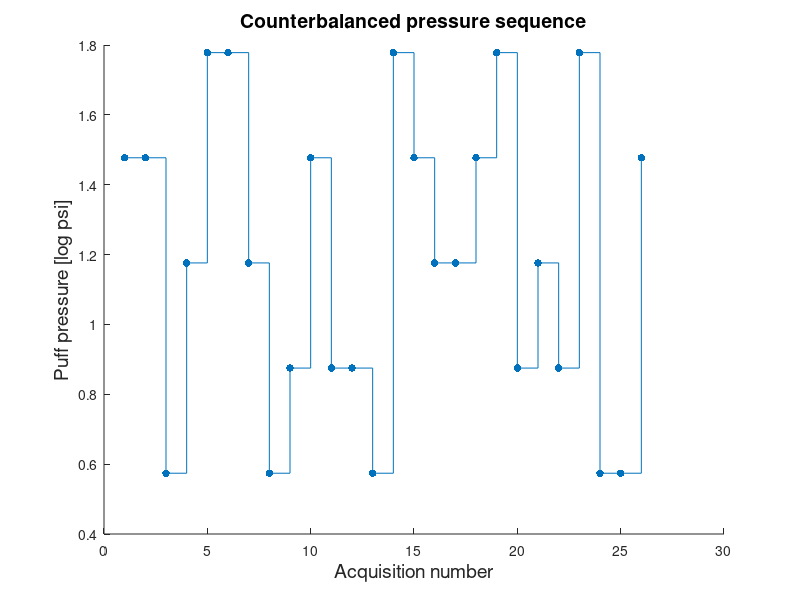

MATLAB code to generate this figure:
%% figures
%
%       Scan PSI index (out of 26 scans):
%          3.5 PSI: [3 8 13 24 25]
%          7.5 PSI: [9 11 12 20 22]
%          15 PSI: [4 7 16 17 21]
%          30 PSI: [1 2 10 15 18 26]
%          60 PSI: [5 6 14 19 23]
%
%% plot puff intensity as a function of scan number to show counterbalanced sequence

pressures = [30 30 3.75 15 60 60 15 3.75 7.5 30 7.5 7.5 3.75 60 30 15 15 30 60 7.5 15 7.5 60 3.75 3.75 30];

figure();
x = (1:26);
y = log10(pressures);

scatter(x,y,30,'filled');
hold on;
stairs(x,y);
title(['Counterbalanced pressure sequence'], 'FontSize', 14)
ylabel(['Puff pressure [log psi]'], 'FontSize', 14)
xlabel('Acquisition number', 'FontSize', 14)